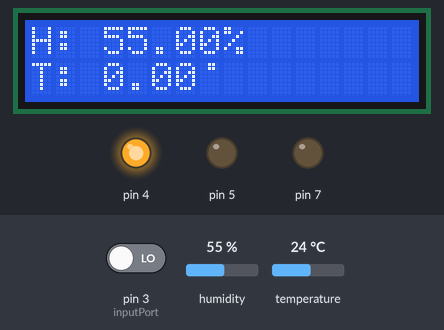
Bench run of a sketch on a simulated Arduino Uno, built with avr-gcc and run on an emulated ATmega328P. Parts: 16×2 character LCD, output pins drawn as LEDs (lit = HIGH). The test bench sets the inputs (shaded band); at power-on: humidity 55 %, pin 3 (inputPort) LOW, temperature 24 °C.

Above: at 1.2 s.
1.3 s: humidity set to 32 %
At 2.9 s:
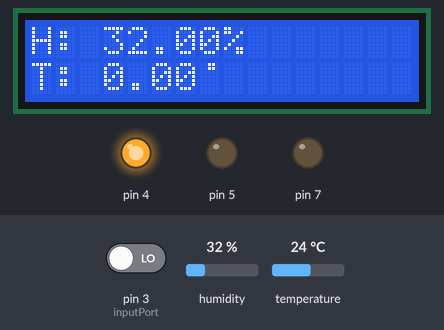
3.6 s: humidity set to 28 %
At 5.3 s:
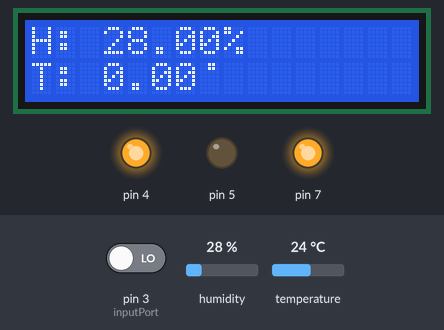
5.6 s: humidity set to 22 %
At 6.6 s:
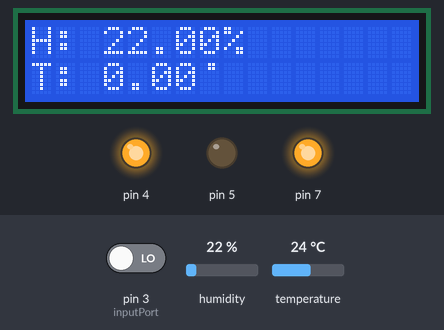
Timing chart, 0 to 8.6 s (numbered marks = the images above; inputs shaded):
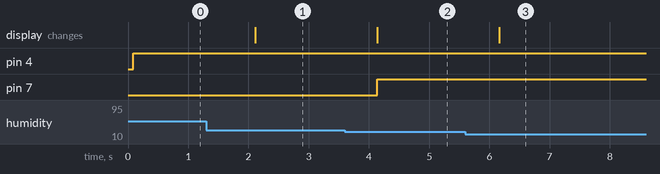

The sketch:

Room_Temperature_and_Humidity_Monitor.ino
```cpp
#include <DHT.h>
#include <LiquidCrystal.h>
#include <EEPROM.h>

int inputPort = 3;

int sensorPort = 13;
DHT Sensor(sensorPort, DHT11);

int portRS = 2;
int portE = 6;
int portD4 = 8;
int portD5 = 9;
int portD6 = 10;
int portD7 = 11;
LiquidCrystal lcd(portRS, portE, portD4, portD5, portD6, portD7);
byte degree[8] = {
  0b00110,
  0b00110,
  0b00000,
  0b00000,
  0b00000,
  0b00000,
  0b00000,
  0b00000
};

int mode;
int buttonState;
int lastButtonState = 0;

float humidity;
float temperature;

bool APH;
bool APT;

void setup() {
  pinMode(inputPort, INPUT);
  pinMode(4, OUTPUT);
  pinMode(5, OUTPUT);
  pinMode(7, OUTPUT);
  Sensor.begin();
  lcd.begin(16, 2);
  lcd.createChar(0, degree);
}

void loop() {
  mode = EEPROM.read(0);
  buttonState = digitalRead(inputPort);
  if (buttonState == 1 && lastButtonState == 0) {
    if (mode == 0) {
      mode = 1;
    } else if (mode == 1) {
      mode = 0;
    }
    EEPROM.write(0, mode);
  }

  humidity = Sensor.readHumidity();
  if (humidity <= 60 && humidity >= 30) {
    APH = true;
  } else {
    APH = false;
  }
  if (mode == 0) {
    temperature = Sensor.readTemperature();
    if (temperature < 28 && temperature >= 18) {
      APT = true;
    } else {
      APT = false;
    }
  } else if (mode == 1) {
    temperature = Sensor.readTemperature(true);
    if (temperature < 82 && temperature >= 64) {
      APT = true;
    } else {
      APT = false;
    }
  }

  lcd.setCursor(0, 0);
  lcd.print("H: ");
  lcd.print(humidity);
  lcd.print("%");
  lcd.setCursor(0, 1);
  lcd.print("T: ");
  lcd.print(temperature);
  lcd.write(byte(0));
  if (mode == 0) {
    lcd.print("C");
  } else if (mode == 1) {
    lcd.print("F");
  }

  if (APH && APT) {
    digitalWrite(4, LOW);
    digitalWrite(7, LOW);
    digitalWrite(5, HIGH);
  }
  if (!APH) {
    digitalWrite(5, LOW);
    digitalWrite(7, HIGH);
  }
  if (!APT) {
    digitalWrite(5, LOW);
    digitalWrite(4, HIGH);
  }

  lastButtonState = buttonState;
}
```

Measured:
- the behaviour switches between 30 and 29 % on humidity (found by bisection; images 1 and 2)
- after the input at 1.3 s, the display: changes after 0.81 s (image 1)
- after the input at 3.6 s, pin 7: LOW → HIGH after 0.54 s; the display: changes after 0.54 s (image 2)
- after the input at 5.6 s, the display: changes after 0.57 s (image 3)
